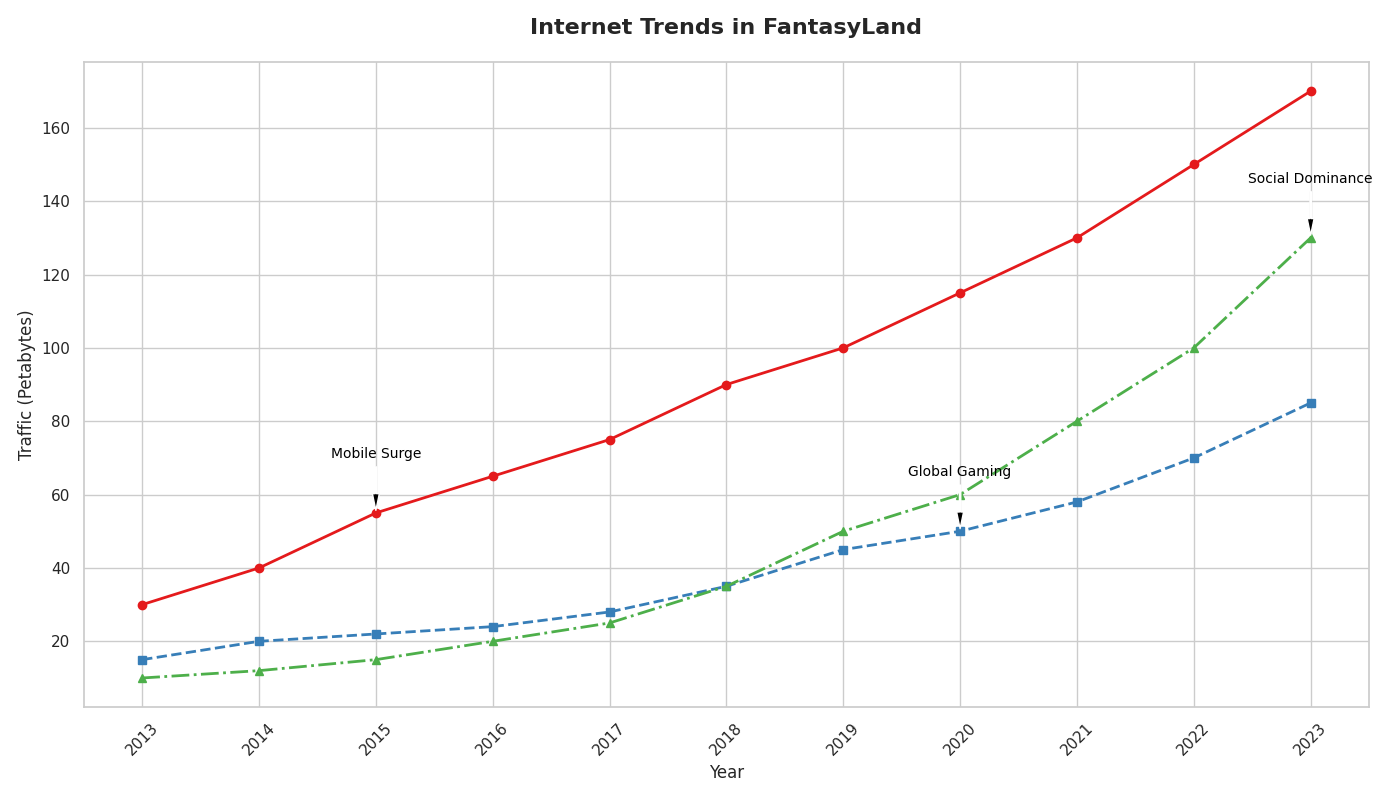

Here is the Python script that generated this plot:
import matplotlib.pyplot as plt
import numpy as np

years = np.arange(2013, 2024)

streaming_services = np.array([30, 40, 55, 65, 75, 90, 100, 115, 130, 150, 170])
online_gaming = np.array([15, 20, 22, 24, 28, 35, 45, 50, 58, 70, 85])
social_media = np.array([10, 12, 15, 20, 25, 35, 50, 60, 80, 100, 130])

fig, ax = plt.subplots(figsize=(14, 8))

ax.plot(years, streaming_services, marker='o', linestyle='-', color='#e41a1c', linewidth=2)
ax.plot(years, online_gaming, marker='s', linestyle='--', color='#377eb8', linewidth=2)
ax.plot(years, social_media, marker='^', linestyle='-.', color='#4daf4a', linewidth=2)

ax.set_title('Internet Trends in FantasyLand', fontsize=16, fontweight='bold', pad=20)
ax.set_xlabel('Year', fontsize=12)
ax.set_ylabel('Traffic (Petabytes)', fontsize=12)

ax.set_xticks(years)
ax.set_xticklabels(years, rotation=45)

annotations = {
    2015: ("Mobile Surge", streaming_services[2]),
    2020: ("Global Gaming", online_gaming[7]),
    2023: ("Social Dominance", social_media[10]),
}

for year, (text, y_value) in annotations.items():
    ax.annotate(text, xy=(year, y_value), xytext=(year, y_value + 15),
                arrowprops=dict(facecolor='black', shrink=0.05, width=1, headwidth=5), fontsize=10, color='black', ha='center')

plt.tight_layout()
plt.show()
